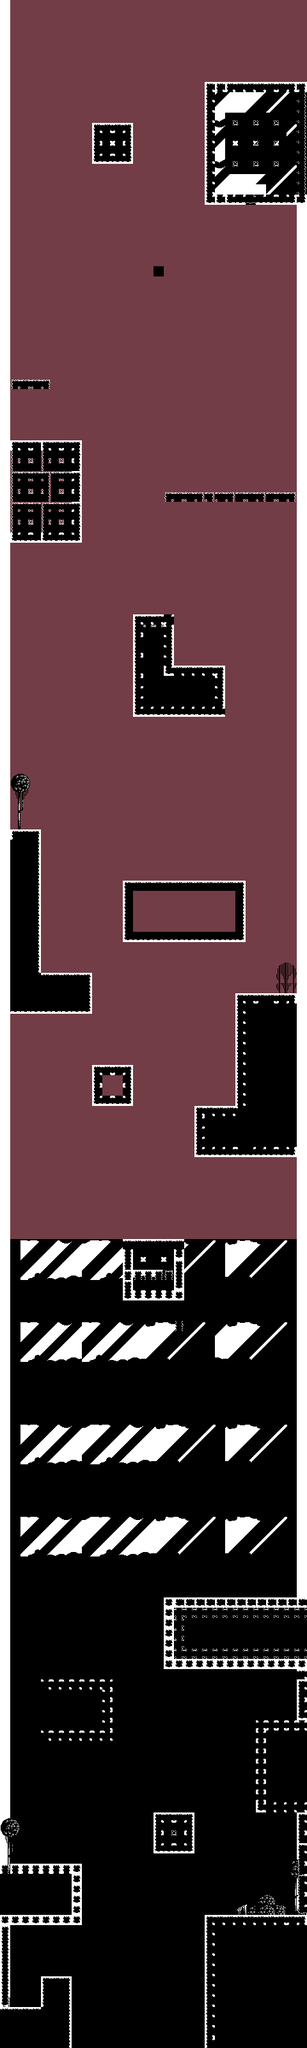

A level layout from a 2D game, rendered from its tile map. Below: a short description, then the map file with tile-grid data replaced by summaries:
An orthogonal 30x200 tile map with 16x16 px tiles, 3 tile layers (bg, img, Tile Layer 1), 6 tilesets.

<map version="1.5" tiledversion="1.6.0" orientation="orthogonal" renderorder="right-down" width="30" height="200" tilewidth="16" tileheight="16" infinite="0" nextlayerid="4" nextobjectid="1">
 <tileset firstgid="1" name="2-4-1" tilewidth="16" tileheight="16" tilecount="55" columns="11">
  <image source="Free 1 Bit Forest/PNG/Tileset.png" trans="ff00ff" width="176" height="80" />
 </tileset>
 <tileset firstgid="56" name="2-4-2" tilewidth="16" tileheight="16" tilecount="180" columns="18">
  <image source="Free 1 Bit Forest/PNG/Layer0.png" trans="ff00ff" width="300" height="170" />
 </tileset>
 <tileset firstgid="236" name="2-4-3" tilewidth="16" tileheight="16" tilecount="180" columns="18">
  <image source="Free 1 Bit Forest/PNG/Layer01.png" trans="ff00ff" width="300" height="170" />
 </tileset>
 <tileset firstgid="416" name="2-4-4" tilewidth="16" tileheight="16" tilecount="180" columns="18">
  <image source="Free 1 Bit Forest/PNG/Trees_and_etc.png" trans="ff00ff" width="300" height="170" />
 </tileset>
 <tileset firstgid="596" name="bg-1" tilewidth="16" tileheight="16" tilecount="480" columns="30">
  <image source="EnviroPack02/Sky.png" trans="ff00ff" width="480" height="270" />
 </tileset>
 <tileset firstgid="1076" name="bg-2" tilewidth="16" tileheight="16" tilecount="60" columns="30">
  <image source="Pixel Art Side Scroller 6/Enviro/Grounds/Ground02.png" trans="ff00ff" width="480" height="46" />
 </tileset>
 <layer id="3" name="bg" width="30" height="200">
  <data>[6000 cells, 6000 non-empty, 109 distinct tile ids]</data>
 </layer>
 <layer id="2" name="img" width="30" height="200" locked="1">
  <data>[6000 cells, 54 non-empty, 27 distinct tile ids]</data>
 </layer>
 <layer id="1" name="Tile Layer 1" width="30" height="200" locked="1">
  <data>[6000 cells, 899 non-empty, 37 distinct tile ids]</data>
 </layer>
</map>
